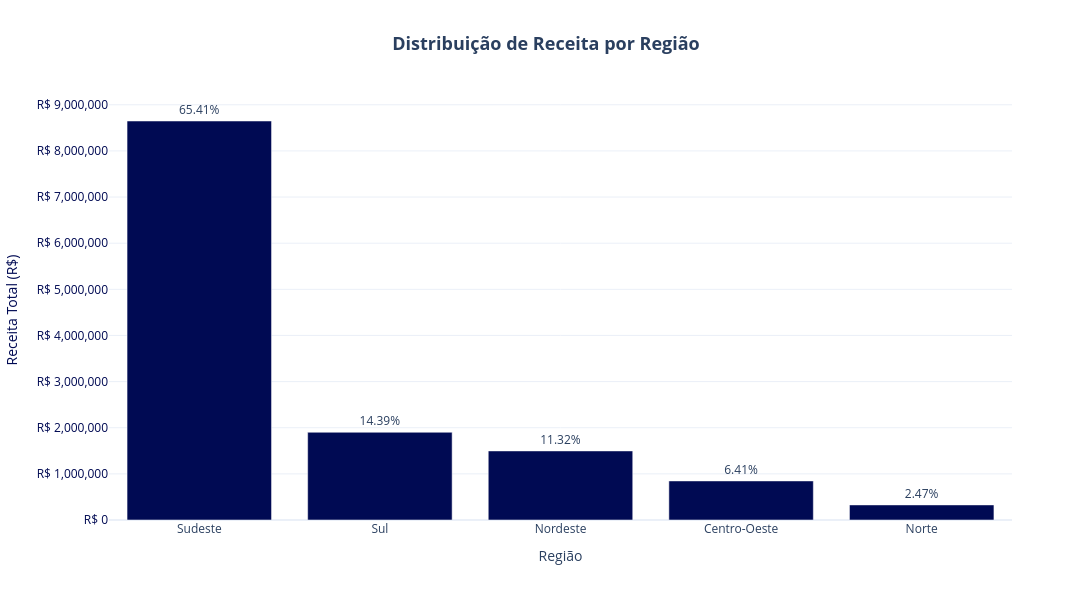

Here is the notebook cell this chart was saved with:
### Code cell
import plotly.graph_objects as go

# Gráfico de barras: distribuição de receita por região
fig_regiao = go.Figure()

fig_regiao.add_trace(
    go.Bar(
        x=receita_por_regiao['regiao'],
        y=receita_por_regiao['receita_total'],
        marker=dict(color='#000A53'),
        text=receita_por_regiao['pct_receita'],
        texttemplate='%{text}%',
        textposition='outside'
    )
)

# Configura o layout no padrão do relatório
fig_regiao.update_layout(
    title=dict(
        text='<b>Distribuição de Receita por Região</b>',
        x=0.5,
        xanchor='center',
        font=dict(size=18)
    ),
    xaxis=dict(title='Região'),
    yaxis=dict(
        title=dict(text='Receita Total (R$)', font=dict(color='#000A53')),
        tickfont=dict(color='#000A53'),
        tickprefix='R$ ',
        tickformat=',.0f'
    ),
    template='plotly_white',
    showlegend=False,
    width=1200,
    height=600
)

fig_regiao.show()

### Figure 1 — Plotly figure (JSON) as saved in the notebook; plotly's stock layout.template omitted (floating-point values rounded to 4 significant figures)
{"data": [{"marker": {"color": "#000A53"}, "text": [65.41, 14.39, 11.32, 6.41, 2.47], "textposition": "outside", "texttemplate": "%{text}%", "type": "bar", "x": ["Sudeste", "Sul", "Nordeste", "Centro-Oeste", "Norte"], "y": [8648000.0, 1902000.0, 1497000.0, 847000.0, 327100.0]}], "layout": {"height": 600, "showlegend": false, "title": {"font": {"size": 18}, "text": "<b>Distribuição de Receita por Região</b>", "x": 0.5, "xanchor": "center"}, "width": 1200, "xaxis": {"title": {"text": "Região"}}, "yaxis": {"tickfont": {"color": "#000A53"}, "tickformat": ",.0f", "tickprefix": "R$ ", "title": {"font": {"color": "#000A53"}, "text": "Receita Total (R$)"}}}}
